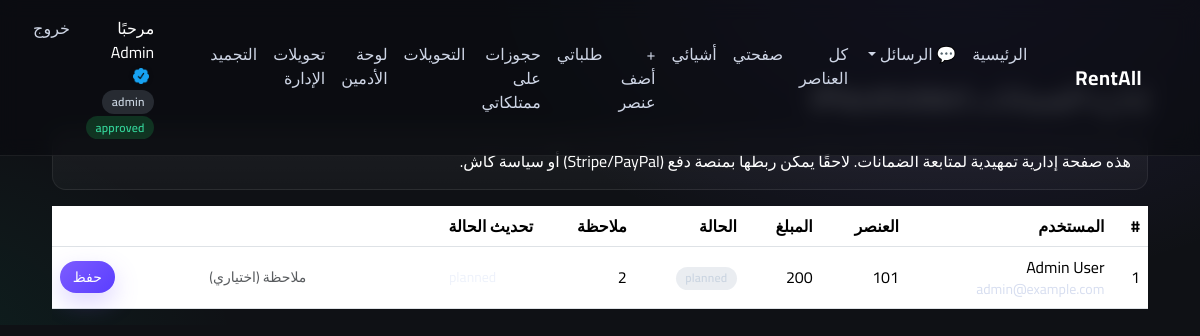
Screenshot of /admin/freeze (signed in) with the database file from the repository.
### app/models.py (models this page shows, shortened)
class User(Base):
    __tablename__ = "users"
    id = Column(Integer, primary_key=True, index=True)
    first_name = Column(String(100), nullable=False)
    last_name  = Column(String(100), nullable=False)
    email      = Column(String(200), unique=True, nullable=False, index=True)
    phone      = Column(String(50), nullable=False)
    password_hash = Column(String(255), nullable=False)
    stripe_account_id = col_or_literal("users", "stripe_account_id", String, nullable=True)
    payouts_enabled   = col_or_literal("users", "payouts_enabled", Boolean, default=False)
    role              = col_or_literal("users", "role", String(20), default="user")
    status            = col_or_literal("users", "status", String(20), default="pending")
    is_verified    = col_or_literal("users", "is_verified", Boolean, default=False, nullable=False)
    verified_at    = col_or_literal("users", "verified_at", DateTime, nullable=True)
    if _has_column("users", "verified_by_id"):
        verified_by_id = Column(Integer, ForeignKey("users.id"), nullable=True)
    else:
        verified_by_id = column_property(literal(None))
    created_at = Column(DateTime, default=datetime.utcnow)
    updated_at = col_or_literal("users", "updated_at", DateTime, default=datetime.utcnow, onupdate=datetime.utcnow)
    avatar_path = col_or_literal("users", "avatar_path", String(500), nullable=True)
    documents = relationship(
        "Document",
        back_populates="user",
        cascade="all, delete-orphan"
    )
    items = relationship(
        "Item",
        back_populates="owner",
        cascade="all, delete-orphan"
    )
    sent_messages = relationship(
        "Message",
        foreign_keys="Message.sender_id",
        back_populates="sender"
    )
    ratings_given = relationship(
        "Rating",
        foreign_keys="Rating.rater_id",
        back_populates="rater"
    )
    ratings_received = relationship(
        "Rating",
        foreign_keys="Rating.rated_user_id",
        back_populates="rated_user"
    )
    if _has_column("users", "verified_by_id"):
        verified_by = relationship(
            "User",
            remote_side=[id],
            foreign_keys="[User.verified_by_id]",
            backref="verified_users",
            uselist=False
        )

class FreezeDeposit(Base):
    __tablename__ = "freeze_deposits"
    id = Column(Integer, primary_key=True, index=True)
    user_id = Column(Integer, ForeignKey("users.id"), nullable=False)
    item_id = Column(Integer, ForeignKey("items.id"), nullable=True)
    amount = Column(Integer, nullable=False, default=0)
    status = Column(String(20), nullable=False, default="planned")
    note = Column(Text, nullable=True)
    created_at = Column(DateTime, default=datetime.utcnow)
    updated_at = Column(DateTime, default=datetime.utcnow, onupdate=datetime.utcnow)
    user = relationship("User", lazy="joined")
    item = relationship("Item", lazy="joined")

### app/freeze.py (the view)
@router.get("/admin/freeze")
def admin_freeze_list(request: Request, db: Session = Depends(get_db)):
    if not require_admin(request):
        return RedirectResponse(url="/login", status_code=303)
    deposits = (
        db.query(FreezeDeposit)
        .order_by(FreezeDeposit.created_at.desc())
        .all()
    )
    return request.app.templates.TemplateResponse(
        "admin_freeze.html",
        {
            "request": request,
            "title": "إدارة الضمانات (Placeholder)",
            "deposits": deposits,
            "session_user": request.session.get("user"),
        }
    )

### app/templates/admin_freeze.html (shortened to what this page needs)
{% extends "base.html" %}
{% block content %}
<h3 class="mb-3">إدارة الضمانات (Placeholder)</h3>
<div class="alert alert-info">
  هذه صفحة إدارية تمهيدية لمتابعة الضمانات. لاحقًا يمكن ربطها بمنصة دفع (Stripe/PayPal) أو سياسة كاش.
</div>
{% if deposits and deposits|length %}
  <div class="table-responsive">
    <table class="table align-middle">
      <thead>
        <tr>
          <th>#</th>
          <th>المستخدم</th>
          <th>العنصر</th>
          <th>المبلغ</th>
          <th>الحالة</th>
          <th>ملاحظة</th>
          <th>تحديث الحالة</th>
        </tr>
      </thead>
      <tbody>
        {% for d in deposits %}
          <tr>
            <td>{{ d.id }}</td>
            <td>
              {% if d.user %}
                {{ d.user.first_name }} {{ d.user.last_name }}
                <div class="small text-muted">{{ d.user.email }}</div>
              {% else %}-{% endif %}
            </td>
            <td>{{ d.item_id or '-' }}</td>
            <td>{{ d.amount }}</td>
            <td>
              <span class="badge
                {% if d.status == 'held' %}bg-warning text-dark
                {% elif d.status == 'released' %}bg-success
                {% elif d.status == 'canceled' %}bg-danger
                {% else %}bg-secondary{% endif %}">
                {{ d.status }}
              </span>
            </td>
            <td>{{ d.note or '-' }}</td>
            <td style="min-width:280px">
              <form method="post" action="/admin/freeze/{{ d.id }}/status" class="d-flex gap-2">
                <select name="status" class="form-select form-select-sm" required>
                  <option value="planned"  {% if d.status=='planned' %}selected{% endif %}>planned</option>
                </select>
                <input type="text" name="note" class="form-control form-control-sm" placeholder="ملاحظة (اختياري)">
                <button class="btn btn-sm btn-primary">حفظ</button>
              </form>
            </td>
          </tr>
        {% endfor %}
      </tbody>
    </table>
  </div>
{% else %}
  <div class="text-muted">لا توجد سجلات.</div>
{% endif %}
{% endblock %}

### app/templates/base.html (shortened to what this page needs)
<!doctype html>
<html lang="ar" dir="rtl">
  <head>
    <link href="https://cdn.jsdelivr.net/npm/bootstrap@5.3.2/dist/css/bootstrap.min.css" rel="stylesheet">
    <link href="/static/style.css" rel="stylesheet">
  </head>
  <body>
    <nav class="navbar navbar-expand-lg navbar-dark bg-dark fixed-top">
      <div class="container">
        <a class="navbar-brand fw-bold" href="/">RentAll</a>
        <div class="collapse navbar-collapse" id="mainNav">
          <ul class="navbar-nav me-auto mb-2 mb-lg-0">
            <li class="nav-item"><a class="nav-link" href="/">الرئيسية</a></li>
            {% if session_user %}
              {% set unread = (request.state.unread_messages | default(0)) | int %}
              <li class="nav-item dropdown messages-dropdown">
                <a class="nav-link dropdown-toggle nav-msg-link" href="/messages" id="messagesDropdown" role="button" data-bs-toggle="dropdown" aria-expanded="false">
                  💬 الرسائل
                </a>
              </li>
              {% if session_user.status == 'approved' %}
                <li class="nav-item"><a class="nav-link" href="/items">كل العناصر</a></li>
                <li class="nav-item"><a class="nav-link" href="/profile">صفحتي</a></li>
                <li class="nav-item"><a class="nav-link" href="/owner/items">أشيائي</a></li>
                <li class="nav-item"><a class="nav-link" href="/owner/items/new">+ أضف عنصر</a></li>
                <li class="nav-item"><a class="nav-link" href="/bookings?view=renter">طلباتي</a></li>
                <li class="nav-item"><a class="nav-link" href="/bookings?view=owner">حجوزات على ممتلكاتي</a></li>
                <li class="nav-item"><a class="nav-link" href="/payout/settings">التحويلات</a></li>
                {% if session_user.role == 'admin' %}
                  <li class="nav-item"><a class="nav-link" href="/admin">لوحة الأدمين</a></li>
                  <li class="nav-item"><a class="nav-link" href="/admin/payouts">تحويلات الإدارة</a></li>
                  <li class="nav-item"><a class="nav-link" href="/admin/freeze">التجميد</a></li>
                {% endif %}
              {% else %}
                <li class="nav-item"><a class="nav-link" href="/profile/docs">تصحيح التحقق</a></li>
              {% endif %}
            {% endif %}
          </ul>
          <ul class="navbar-nav ms-auto">
            {% if session_user %}
              <li class="nav-item">
                <span class="nav-link disabled">
                  مرحبًا {{ session_user.first_name }}
                  {% if session_user.is_verified %}
                    <img src="/static/verified.png" alt="موثّق" class="verified-badge">
                  {% endif %}
                  <span class="badge bg-secondary">{{ session_user.role }}</span>
                  <span class="badge
                    {% if session_user.status == 'approved' %}bg-success
                    {% elif session_user.status == 'pending' %}bg-warning text-dark
                    {% else %}bg-danger{% endif %}">{{ session_user.status }}</span>
                </span>
              </li>
              <li class="nav-item"><a class="nav-link" href="/logout">خروج</a></li>
            {% else %}
              <li class="nav-item"><a class="nav-link" href="/login">دخول</a></li>
              <li class="nav-item"><a class="nav-link" href="/register">تسجيل</a></li>
            {% endif %}
          </ul>
        </div>
      </div>
    </nav>
    <main class="container" style="padding-top: 82px; max-width: 1120px;">
      {% block content %}{% endblock %}
    </main>
  </body>
</html>

### app/static/style.css (style rules this page uses)
:root { --bg:#0f1115; --card:#171a21; --muted:#a9b0be; --text:#eef2fb; --primary:#7c5cff; --primary-2:#5a3eff; --accent:#00e5a8; --danger:#ff4d6d; --success:#22c55e; --warning:#f8b84e; --border:rgba(255,255,255,.07); --shadow:0 10px 30px rgba(0,0,0,.45); }
html,body { background: radial-gradient(1200px 800px at 80% -10%, rgba(124,92,255,.15), transparent 40%), radial-gradient(900px 600px at -10% 110%, rgba(0,229,168,.08), transparent 40%), var(--bg); color:var(--text); min-height:100%; -webkit-font-smoothing:antialiased; -moz-osx-font-smoothing:grayscale; }
body { font-family:'Tajawal','Cairo',system-ui, -apple-system, Segoe UI, Roboto, Arial, sans-serif; }
.navbar { background: rgba(10,12,16,.65)!important; backdrop-filter: blur(10px); border-bottom:1px solid var(--border); }
.navbar .navbar-brand { letter-spacing:.5px; }
.nav-link { color:#cfd6e6!important; transition:all .2s ease; }
main.container { padding-top:82px!important; max-width:1120px; }
.btn-primary { background: linear-gradient(135deg,var(--primary),var(--primary-2)); border:0; box-shadow:0 10px 24px rgba(124,92,255,.25); }
.btn.btn-sm { border-radius: 999px; padding:.35rem .8rem; }
h1,h2,h3,h4,h5 { letter-spacing:.2px; }
.badge { border-radius:999px; padding:.35rem .6rem; font-weight:600; letter-spacing:.2px; }
.bg-success { background:rgba(34,197,94,.2)!important; color:#34d399!important; }
.bg-secondary { background:rgba(148,163,184,.2)!important; color:#cbd5e1!important; }
.form-control, .form-select { background: rgba(255,255,255,.04); border:1px solid var(--border); color:var(--text); border-radius:12px; }
.alert { border-radius:14px; border:1px solid var(--border); background: linear-gradient(180deg, rgba(255,255,255,.05), rgba(255,255,255,.03)); color:#fff; }
.text-muted { color:var(--muted)!important; }
.verified-badge { width:16px; height:16px; vertical-align:-2px; margin-inline-start:.35rem; filter: drop-shadow(0 0 2px rgba(0,0,0,.25)); }
.small, .text-muted.small, .list-group-item .text-muted, .card .text-muted, .dropdown-menu .text-muted { color:#d7def0 !important; opacity:1 !important; }
.navbar-dark .nav-link.disabled { opacity:1 !important; color:#fff !important; }

### app/templates/base.html (style rules this page uses)
body { font-family: "Cairo","Tajawal", system-ui, -apple-system, "Segoe UI", Roboto, "Helvetica Neue", Arial, sans-serif; }
.nav-msg-link { position: relative; padding-inline-end: 1.8rem; }
.verified-badge { width:16px; height:16px; vertical-align:-2px; margin-inline-start:.35rem; display:inline-block; }
.verified-badge, .verified-badge * { color:initial!important; fill:initial!important; }
.navbar-dark .nav-link.disabled { opacity:1; color:#fff !important; }

### rows the page displays
User: status "approved"
FreezeDeposit: id "1", user.first_name "Admin", user.last_name "User", user.email "admin@example.com", item "101", amount "200", status "planned", note "2"

### other values shown
{{ session_user.first_name }} "Admin"
{{ session_user.role }} "admin"
